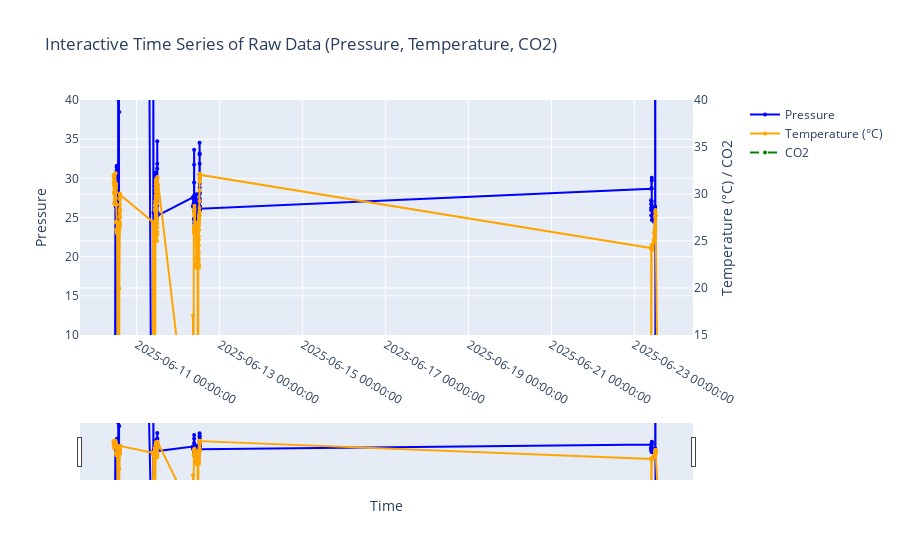

Notebook source saved alongside this figure:
### Code cell
import pandas as pd
import plotly.graph_objects as go
from plotly.subplots import make_subplots
import os
import plotly.io as pio

# Verify environment and dependencies
try:
    import nbformat
    print("nbformat is installed:", nbformat.__version__)
except ImportError:
    print("Error: nbformat is not installed. Please run 'pip install nbformat'.")
    exit(1)

# Set Plotly renderer to ensure compatibility
pio.renderers.default = 'jupyterlab'  # Try 'notebook' or 'browser' if 'jupyterlab' fails

# Verify file exists
file_path = 'ZEN_sensor_data.xlsx'
if not os.path.exists(file_path):
    print(f"Error: File '{file_path}' not found in current directory: {os.getcwd()}")
    exit(1)

# Load the RAW DATA dataset
try:
    rawdatadf = pd.read_excel(file_path, sheet_name='RAW DATA')
except Exception as e:
    print(f"Error loading Excel file: {e}")
    exit(1)

# 1. Data Cleaning
# Ensure binned_time is datetime
try:
    rawdatadf['binned_time'] = pd.to_datetime(rawdatadf['binned_time'])
except Exception as e:
    print(f"Error converting binned_time to datetime: {e}")
    exit(1)

# Remove rows with missing sensor data
rawdatadf = rawdatadf.dropna(subset=['pressure', 'temperature'])

# 2. Create Interactive Time Series Plot
# Create a subplot with two y-axes
fig = make_subplots(specs=[[{"secondary_y": True}]])

# Add Pressure trace
fig.add_trace(
    go.Scatter(
        x=rawdatadf['binned_time'],
        y=rawdatadf['pressure'],
        name='Pressure',
        line=dict(color='blue'),
        mode='lines+markers',
        marker=dict(size=4)
    ),
    secondary_y=False
)

# Add Temperature trace
fig.add_trace(
    go.Scatter(
        x=rawdatadf['binned_time'],
        y=rawdatadf['temperature'],
        name='Temperature (°C)',
        line=dict(color='orange'),
        mode='lines+markers',
        marker=dict(size=4)
    ),
    secondary_y=True
)

# Add CO2 trace (on same axis as temperature)
fig.add_trace(
    go.Scatter(
        x=rawdatadf['binned_time'],
        y=rawdatadf['co2'],
        name='CO2',
        line=dict(color='green', dash='dash'),
        mode='lines+markers',
        marker=dict(size=4)
    ),
    secondary_y=True
)

# Update layout for interactivity with specified axis ranges
fig.update_layout(
    title='Interactive Time Series of Raw Data (Pressure, Temperature, CO2)',
    xaxis_title='Time',
    yaxis_title='Pressure',
    yaxis2_title='Temperature (°C) / CO2',
    hovermode='x unified',
    dragmode='zoom',
    xaxis=dict(
        rangeslider=dict(visible=True),  # Scrollable range slider
        type='date',
        tickformat='%Y-%m-%d %H:%M:%S'
    ),
    yaxis=dict(
        range=[10, 40],  # Set pressure range from 10 to 40
        title='Pressure'
    ),
    yaxis2=dict(
        range=[15, 40],  # Set temperature range from 15°C to 40°C
        title='Temperature (°C) / CO2'
    ),
    showlegend=True,
    template='plotly'
)

# Enable zoom and pan
fig.update_xaxes(
    showspikes=True,
    spikecolor="black",
    spikethickness=1,
    spikedash="dot",
    spikemode="across"
)

# Show the plot
try:
    fig.show()
    print("Interactive plot displayed successfully.")
except Exception as e:
    print(f"Error displaying plot: {e}")
    print("Falling back to HTML output.")

# Save as HTML for standalone viewing
try:
    fig.write_html('raw_data_timeseries.html')
    print("Interactive plot saved as 'raw_data_timeseries.html' in", os.getcwd())
except Exception as e:
    print(f"Error saving HTML file: {e}")

### Figure 1 — Plotly figure (JSON) as saved in the notebook; plotly's stock layout.template omitted (floating-point values rounded to 4 significant figures; data arrays with more than 128 entries replaced by an {"elided": "..."} marker saying what was removed)
{"data": [{"line": {"color": "blue"}, "marker": {"size": 4}, "mode": "lines+markers", "name": "Pressure", "type": "scatter", "x": {"elided": "334 str values"}, "xaxis": "x", "y": {"elided": "334 float values"}, "yaxis": "y"}, {"line": {"color": "orange"}, "marker": {"size": 4}, "mode": "lines+markers", "name": "Temperature (°C)", "type": "scatter", "x": {"elided": "334 str values"}, "xaxis": "x", "y": {"elided": "334 float values"}, "yaxis": "y2"}, {"line": {"color": "green", "dash": "dash"}, "marker": {"size": 4}, "mode": "lines+markers", "name": "CO2", "type": "scatter", "x": {"elided": "334 str values"}, "xaxis": "x", "y": {"elided": "334 int values"}, "yaxis": "y2"}], "layout": {"dragmode": "zoom", "hovermode": "x unified", "showlegend": true, "title": {"text": "Interactive Time Series of Raw Data (Pressure, Temperature, CO2)"}, "xaxis": {"anchor": "y", "domain": [0, 0.94], "rangeslider": {"visible": true}, "showspikes": true, "spikecolor": "black", "spikedash": "dot", "spikemode": "across", "spikethickness": 1, "tickformat": "%Y-%m-%d %H:%M:%S", "title": {"text": "Time"}, "type": "date"}, "yaxis": {"anchor": "x", "domain": [0, 1], "range": [10, 40], "title": {"text": "Pressure"}}, "yaxis2": {"anchor": "x", "overlaying": "y", "range": [15, 40], "side": "right", "title": {"text": "Temperature (°C) / CO2"}}}}
